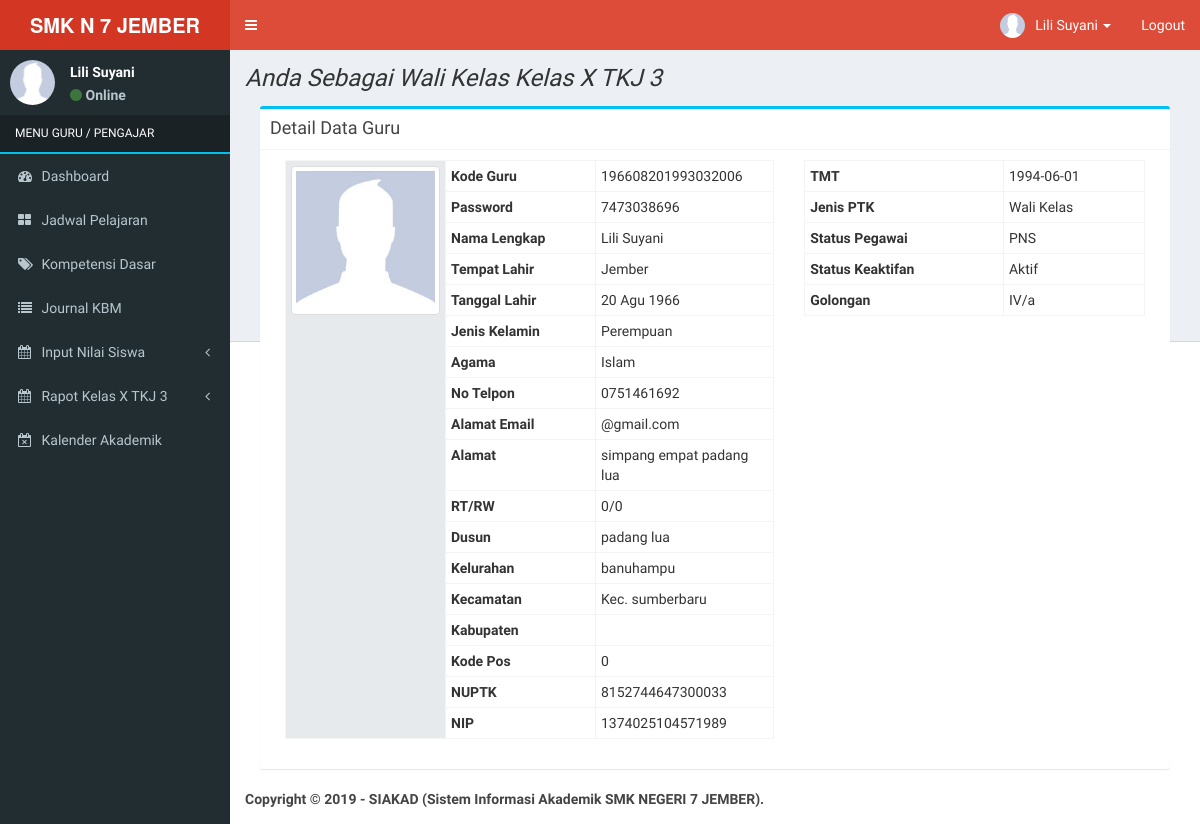
The page /index_guru.php (signed in) on the database its author committed.
### tables this page shows
CREATE TABLE `guru` (
  `nip` varchar(30) NOT NULL,
  `password` varchar(255) NOT NULL,
  `nama_guru` varchar(150) NOT NULL,
  `tempat_lahir` varchar(150) NOT NULL,
  `tanggal_lahir` date NOT NULL,
  `id_jenis_kelamin` int(11) NOT NULL,
  `id_agama` int(11) NOT NULL,
  `telepon` varchar(15) NOT NULL,
  `email` varchar(150) NOT NULL,
  `alamat_jalan` varchar(255) NOT NULL,
  `rt` varchar(5) NOT NULL,
  `rw` varchar(5) NOT NULL,
  `nama_dusun` varchar(100) NOT NULL,
  `desa_kelurahan` varchar(100) NOT NULL,
  `kecamatan` varchar(100) NOT NULL,
  `kabupaten` varchar(150) NOT NULL,
  `kode_pos` int(10) NOT NULL,
  `nuptk` varchar(50) NOT NULL,
  `nik` varchar(50) NOT NULL,
  `tmt` varchar(20) NOT NULL,
  `id_status_kepegawaian` int(5) NOT NULL,
  `id_jenis_ptk` int(5) NOT NULL,
  `id_status_keaktifan` int(5) NOT NULL,
  `foto` varchar(255) NOT NULL,
  `id_golongan` int(5) NOT NULL
);

CREATE TABLE `kelas` (
  `kode_kelas` varchar(10) NOT NULL,
  `nip` varchar(30) NOT NULL,
  `kode_jurusan` varchar(10) NOT NULL,
  `kode_ruangan` varchar(10) NOT NULL,
  `nama_kelas` varchar(20) NOT NULL,
  `aktif` enum('Ya','Tidak') NOT NULL
);

CREATE TABLE `jenis_kelamin` (
  `id_jenis_kelamin` int(5) NOT NULL,
  `jenis_kelamin` varchar(50) NOT NULL
);

CREATE TABLE `agama` (
  `id_agama` int(5) NOT NULL,
  `nama_agama` varchar(100) NOT NULL
);

CREATE TABLE `jenis_ptk` (
  `id_jenis_ptk` int(5) NOT NULL,
  `jenis_ptk` varchar(100) NOT NULL,
  `keterangan` text NOT NULL
);

CREATE TABLE `status_kepegawaian` (
  `id_status_kepegawaian` int(5) NOT NULL,
  `status_kepegawaian` varchar(255) NOT NULL,
  `keterangan` text NOT NULL
);

CREATE TABLE `status_keaktifan` (
  `id_status_keaktifan` int(5) NOT NULL,
  `nama_status_keaktifan` varchar(255) NOT NULL,
  `keterangan` text NOT NULL
);

CREATE TABLE `golongan` (
  `id_golongan` int(5) NOT NULL,
  `nama_golongan` varchar(150) NOT NULL,
  `keterangan` text NOT NULL
);

### config/fungsi_indotgl.php (called while the page is built, shortened)
<?php
	function tgl_indo($tgl){
			$tanggal = substr($tgl,8,2);
			$bulan = getBulan(substr($tgl,5,2));
			$tahun = substr($tgl,0,4);
			return $tanggal.' '.$bulan.' '.$tahun;
	}
	function getBulan($bln){
				switch ($bln){
					case 8:
						return "Agu";
						break;
				}
			}
?>

### application/guru/home_guru.php (the view, shortened to what this page needs)
<?php
if ($_GET[act] == '') {
  if ($_SESSION[level] == 'guru') {
    $nip = $_SESSION[id];
  } else {
    $nip = $_GET[id];
  }
  $detail = mysqli_query($koneksi, "SELECT a.*, b.jenis_kelamin, c.status_kepegawaian, d.jenis_ptk, e.nama_agama, g.nama_golongan, f.nama_status_keaktifan
  FROM guru a LEFT JOIN jenis_kelamin b ON a.id_jenis_kelamin=b.id_jenis_kelamin
    LEFT JOIN status_kepegawaian c ON a.id_status_kepegawaian=c.id_status_kepegawaian
      LEFT JOIN jenis_ptk d ON a.id_jenis_ptk=d.id_jenis_ptk
        LEFT JOIN agama e ON a.id_agama=e.id_agama
          LEFT JOIN status_keaktifan f ON a.id_status_keaktifan=f.id_status_keaktifan
          LEFT JOIN golongan g ON a.id_golongan=g.id_golongan
              where a.nip='$nip'");
  $s = mysqli_fetch_array($detail);
  echo "<div class='col-md-12'>
<div class='box box-info'>
<div class='box-header with-border'>
<h3 class='box-title'>Detail Data Guru</h3>
</div>
<div class='box-body'>
<form method='POST' class='form-horizontal' action='' enctype='multipart/form-data'>
<div class='col-md-7'>
<table class='table table-condensed table-bordered'>
<tbody>
<input type='hidden' name='id' value='$s[nip]'>
<tr><th style='background-color:#E7EAEC' width='160px' rowspan='25'>";
  if (trim($s[foto]) == '') {
    echo "<img class='img-thumbnail' style='width:155px' src='foto_siswa/no-image.jpg'>";
  } else {
    echo "<img class='img-thumbnail' style='width:155px' src='foto_pegawai/$s[foto]'>";
  }
  echo "</th>
</tr>
<tr><th width='120px' scope='row'>Kode Guru</th>      <td>$s[nip]</td></tr>
<tr><th scope='row'>Password</th>               <td>$s[password]</td></tr>
<tr><th scope='row'>Nama Lengkap</th>           <td>$s[nama_guru]</td></tr>
<tr><th scope='row'>Tempat Lahir</th>           <td>$s[tempat_lahir]</td></tr>
<tr><th scope='row'>Tanggal Lahir</th>          <td>" . tgl_indo($s[tanggal_lahir]) . "</td></tr>
<tr><th scope='row'>Jenis Kelamin</th>          <td>$s[jenis_kelamin]</td></tr>
<tr><th scope='row'>Agama</th>                  <td>$s[nama_agama]</td></tr>
<tr><th scope='row'>No Telpon</th>              <td>$s[telepon]</td></tr>
<tr><th scope='row'>Alamat Email</th>           <td>$s[email]</td></tr>
<tr><th scope='row'>Alamat</th>                 <td>$s[alamat_jalan]</td></tr>
<tr><th scope='row'>RT/RW</th>                  <td>$s[rt]/$s[rw]</td></tr>
<tr><th scope='row'>Dusun</th>                  <td>$s[nama_dusun]</td></tr>
<tr><th scope='row'>Kelurahan</th>              <td>$s[desa_kelurahan]</td></tr>
<tr><th scope='row'>Kecamatan</th>              <td>$s[kecamatan]</td></tr>
<tr><th scope='row'>Kabupaten</th>              <td>$s[kabupaten]</td></tr>
<tr><th scope='row'>Kode Pos</th>               <td>$s[kode_pos]</td></tr>
<tr><th scope='row'>NUPTK</th>                  <td>$s[nuptk]</td></tr>
<tr><th width='150px' scope='row'>NIP</th>      <td>$s[nik]</td></tr>
</tbody>
</table>
</div>
<div class='col-md-5'>
<table class='table table-condensed table-bordered'>
<tbody>
<tr><th scope='row'>TMT</th>                   <td>$s[tmt]</td></tr>
<tr><th scope='row'>Jenis PTK</th>              <td>$s[jenis_ptk]</td></tr>
<tr><th scope='row'>Status Pegawai</th>         <td>$s[status_kepegawaian]</td></tr>
<tr><th scope='row'>Status Keaktifan</th>       <td>$s[nama_status_keaktifan]</td></tr>
<tr><th scope='row'>Golongan</th>               <td>$s[nama_golongan]</td></tr>
</tbody>
</table>
</div>
</div>
</form>
</div>";
}

### index_guru.php (shortened to what this page needs)
<?php
include "config/koneksi.php";
include "config/fungsi_indotgl.php";
if (isset($_SESSION[id])) {
  if ($_SESSION[level] == 'guru') {
    $iden = mysqli_fetch_array(mysqli_query($koneksi, "SELECT * FROM guru where nip='$_SESSION[id]'"));
    $nama =  $iden[nama_guru];
    $level = 'Guru / Pengajar';
    if (trim($iden[foto]) == '') {
      $foto = 'foto_siswa/no-image.jpg';
    } else {
      $foto = 'foto_pegawai/' . $iden[foto];
    }
  }
  ?>
  <!DOCTYPE html>
  <html>
  <head>
    <link rel="stylesheet" href="bootstrap/css/bootstrap.min.css">
    <link rel="stylesheet" href="https://maxcdn.bootstrapcdn.com/font-awesome/4.4.0/css/font-awesome.min.css">
    <link rel="stylesheet" href="https://code.ionicframework.com/ionicons/2.0.1/css/ionicons.min.css">
    <link rel="stylesheet" href="plugins/datatables/dataTables.bootstrap.css">
    <link rel="stylesheet" href="dist/css/AdminLTE.min.css">
    <link rel="stylesheet" href="dist/css/skins/_all-skins.min.css">
    <link rel="stylesheet" href="plugins/iCheck/flat/blue.css">
    <link rel="stylesheet" href="plugins/morris/morris.css">
    <link rel="stylesheet" href="plugins/jvectormap/jquery-jvectormap-1.2.2.css">
    <link rel="stylesheet" href="plugins/datepicker/datepicker3.css">
    <link rel="stylesheet" href="plugins/daterangepicker/daterangepicker-bs3.css">
    <link rel="stylesheet" href="plugins/bootstrap-wysihtml5/bootstrap3-wysihtml5.min.css">
  </head>
  <body class="hold-transition skin-red sidebar-mini">
    <div class="wrapper">
      <header class="main-header">
        <?php include "main-header.php"; ?>
      </header>
      <aside class="main-sidebar">
        <?php
          if ($_SESSION[level] == 'guru') {
            include "menu-guru.php";
          }
          ?>
      </aside>
      <div class="content-wrapper">
        <section class="content-header">
        <?php
        if($_SESSION[level] == 'guru'){
          $sql2=mysqli_query($koneksi,"SELECT * FROM kelas where nip='$_SESSION[id]'");
          $cekwalikelas=mysqli_num_rows($sql2);
          $kelas=mysqli_fetch_array($sql2);
          if($cekwalikelas==0){
            echo"<b><i>Anda Tidak Sebagai Wali Kelas Manapun !!!</i><b>";
          }else{
            echo"<h1><i>Anda Sebagai Wali Kelas ".$kelas['nama_kelas']."</i></h1>";
          }
        }
        ?>
        </section>
        <section class="content">
          <?php
            if ($_GET[view] == 'home' or $_GET[view] == '') {
              if ($_SESSION[level] == 'guru') {
                include "application/guru/home_guru.php";
              }
            } elseif ($_GET[view] == 'jadwalguru') {
              cek_session_guru();
              echo "<div class='row'>";
              include "application/guru/jadwalguru.php";
              echo "</div>";
            }elseif ($_GET[view] == 'kompetensiguru') {
              cek_session_guru();
              echo "<div class='row'>";
              include "application/guru/kompetensidasar_guru.php";
              echo "</div>";
            } elseif ($_GET[view] == 'journalguru') {
              cek_session_guru();
              echo "<div class='row'>";
              include "application/guru/journal_guru.php";
              echo "</div>";
            } elseif ($_GET[view] == 'raport') {
              echo "<div class='row'>";
              include "application/raport.php";
              echo "</div>";
            } elseif ($_GET[view] == 'raportuts') {
              echo "<div class='row'>";
              include "application/raport_uts.php";
              echo "</div>";
             } elseif ($_GET[view] == 'raport_wakel') {
              echo "<div class='row'>";
              include "application/guru/raport_wakel.php";
              echo "</div>";
            } elseif ($_GET[view] == 'raportuts_wakel') {
              echo "<div class='row'>";
              include "application/guru/raport_uts_wakel.php";
              echo "</div>";
             } elseif ($_GET[view] == 'raportcetak_wakel') {
              cek_session_guru();
              echo "<div class='row'>";
              include "application/guru/raport_cetak_wakel.php";
              echo "</div>";
            } elseif ($_GET[view] == 'raportcetakuts_wakel') {
              cek_session_guru();
              echo "<div class='row'>";
              include "application/guru/raport_cetak_uts_wakel.php";
              echo "</div>";
            } elseif ($_GET[view] == 'capaianhasilbelajar_wakel') {
              cek_session_guru();
              echo "<div class='row'>";
              include "application/guru/raport_capaian_hasil_belajar_wakel.php";
              echo "</div>";
            } elseif ($_GET[view] == 'extrakulikuler_wakel') {
              cek_session_guru();
              echo "<div class='row'>";
              include "application/guru/raport_extrakulikuler_wakel.php";
              echo "</div>";
            } elseif ($_GET[view] == 'prestasi_wakel') {
              cek_session_guru();
              echo "<div class='row'>";
              include "application/guru/raport_prestasi_wakel.php";
              echo "</div>";
            } elseif ($_GET[view] == 'kalender') {
              cek_session_guru();
              echo "<div class='row'>";
              include "application/guru/kalender_akademik.php";
              echo "</div>";
            }
            ?>
        </section>
      </div>
      <footer class="main-footer">
        <?php include "footer.php"; ?>
      </footer>
    </div>
  </body>
  </html>
<?php
} else {
  include "login.php";
}
?>

### main-header.php (shortened to what this page needs)
<a href="index.php" class="logo">
  <span class="logo-lg"><b>SMK N 7 JEMBER</b></span>
</a>
<nav class="navbar navbar-static-top" role="navigation">
  <a href="#" class="sidebar-toggle" data-toggle="offcanvas" role="button">
  </a>
  <div class="navbar-custom-menu">
    <ul class="nav navbar-nav">
      <li class="dropdown user user-menu">
        <a href="#" class="dropdown-toggle" data-toggle="dropdown">
          <img src="<?php echo $foto; ?>" class="user-image" alt="User Image">
          <span class="hidden-xs"><?php echo $nama; ?></span> <span class='caret'></span>
        </a>
      </li>
      <li><a href="logout.php">Logout</a></li>
    </ul>
  </div>
</nav>

### menu-guru.php (shortened to what this page needs)
<section class="sidebar">
  <div class="user-panel">
    <div class="pull-left image">
      <img src="<?php echo $foto; ?>" class="img-circle" alt="User Image">
    </div>
    <div class="pull-left info">
      <p><?php echo $nama; ?></p>
      <p><a href="#"><i class="fa fa-circle text-success"></i> Online</a></p>
    </div>
  </div>
  <ul class="sidebar-menu">
    <li class="header" style='color:#fff; text-transform:uppercase; border-bottom:2px solid #00c0ef'>MENU <?php echo $level; ?></li>
    <li><a href="index_guru.php"><i class="fa fa-dashboard"></i> <span>Dashboard</span></a></li>
    <li><a href="index_guru.php?view=jadwalguru"><i class="fa fa-th-large"></i> <span>Jadwal Pelajaran</span></a></li>
    <li><a href="index_guru.php?view=kompetensiguru"><i class="fa fa-tags"></i> <span>Kompetensi Dasar</span></a></li>
    <li><a href="index_guru.php?view=journalguru"><i class="fa fa-list"></i> <span>Journal KBM</span></a></li>
    <li class="treeview">
      <a href="#"><i class="fa fa-calendar"></i> <span>Input Nilai Siswa</span><i class="fa fa-angle-left pull-right"></i></a>
     </li>
    <?php
				if($_SESSION[level] == 'guru'){
          $sql2=mysqli_query($koneksi,"SELECT * FROM kelas where nip='$_SESSION[id]'");
          $cekwalikelas=mysqli_num_rows($sql2);
          $kelas=mysqli_fetch_array($sql2);
				if ($cekwalikelas == 0) { } else {
					?>
				 <li class="treeview">
          <a href="#"><i class="fa fa-calendar"></i> <span>Rapot <?= $kelas['nama_kelas']; ?></span><i class="fa fa-angle-left pull-right"></i></a>
        </li>
        <li><a href="index_guru.php?view=kalender"><i class="fa fa-calendar-times-o"></i> <span>Kalender Akademik</span></a></li>
			<?php } ?>
      <?php } ?>
  </ul>
</section>

### rows shown on the page
guru: nama_guru "Lili Suyani", nip "196608201993032006", password "7473038696", tempat_lahir "Jember", tanggal_lahir "20 Agu 1966", id_jenis_kelamin.jenis_kelamin "Perempuan", id_agama.nama_agama "Islam", telepon "0751461692", email "@gmail.com", alamat_jalan "simpang empat padang lua", rt "0", rw "0", nama_dusun "padang lua", desa_kelurahan "banuhampu", kecamatan "Kec. sumberbaru", kode_pos "0", nuptk "8152744647300033", nik "1374025104571989", tmt "1994-06-01", id_jenis_ptk.jenis_ptk "Wali Kelas", id_status_kepegawaian.status_kepegawaian "PNS", id_status_keaktifan.nama_status_keaktifan "Aktif", id_golongan.nama_golongan "IV/a"
kelas: nama_kelas "Kelas X TKJ 3"

### other values the page prints
$level "GURU / PENGAJAR"
